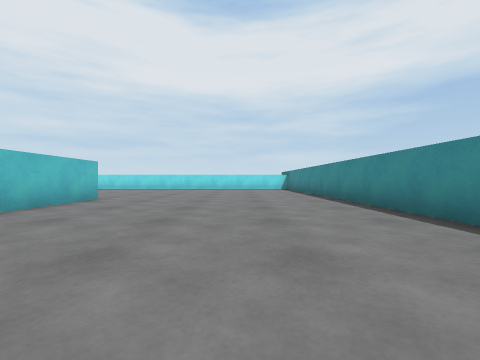
[1] (above)

24 first-person views from a walk through a 3-D level made in the Unity game engine. The camera is 0.51 m above the floor, looks level and sees 90° across. The floor is counted in squares, 1 m on a side. Each view is taken from the middle of a square. On the plan, view 1 faces up. The plan holds only what a view shows up to about 9 squares ahead; the rest is blank. The place goes on beyond the plan.

[2]
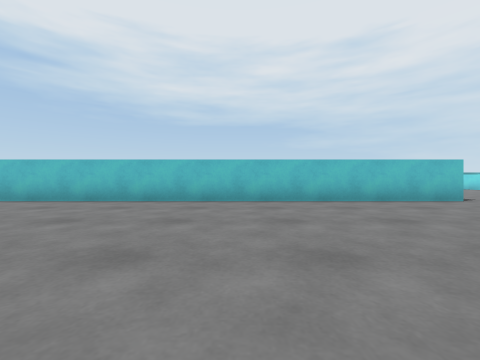

[3]
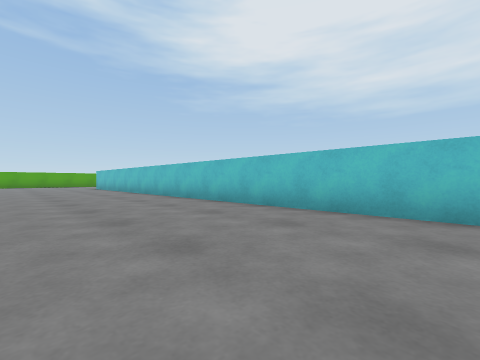

[4]
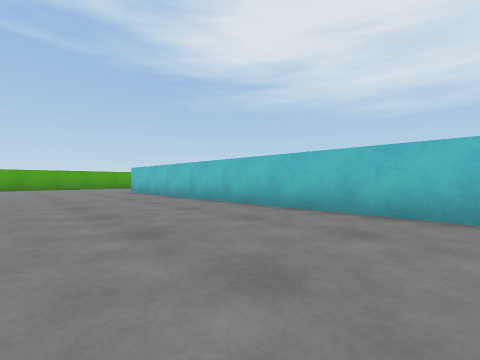

[5]
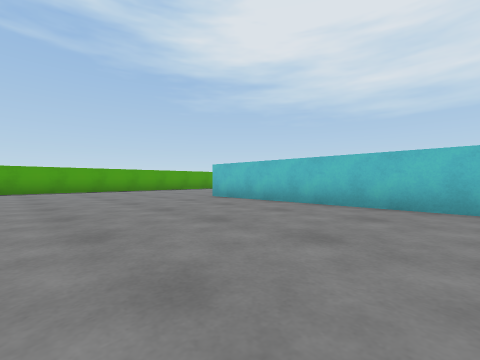

[6]
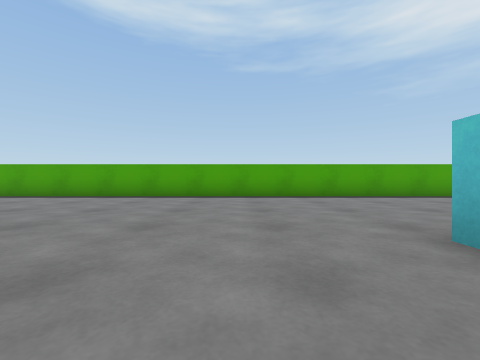

[7]
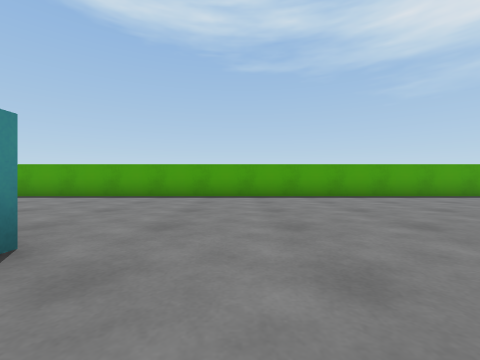

[8]
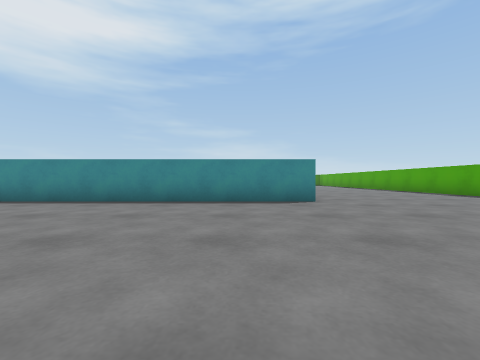

[9]
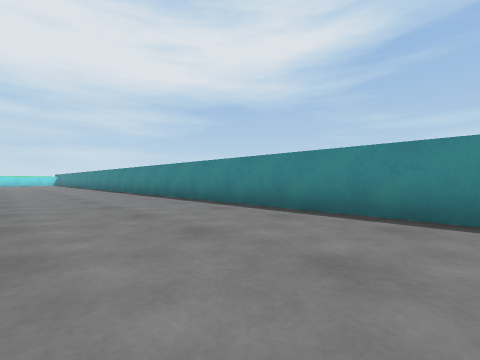

[10]
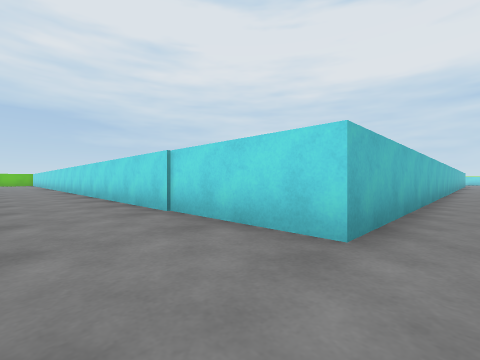

[11]
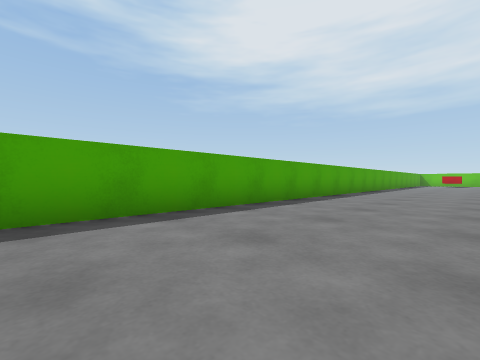

[12]
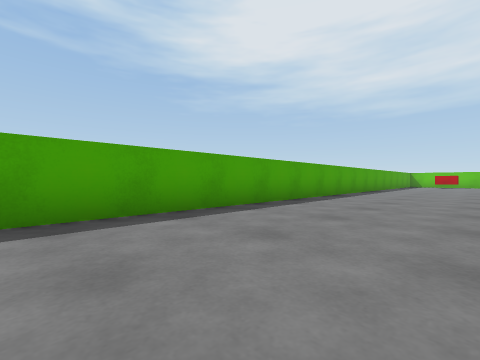

[13]
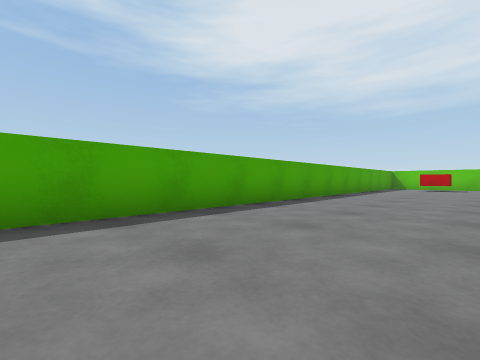

[14]
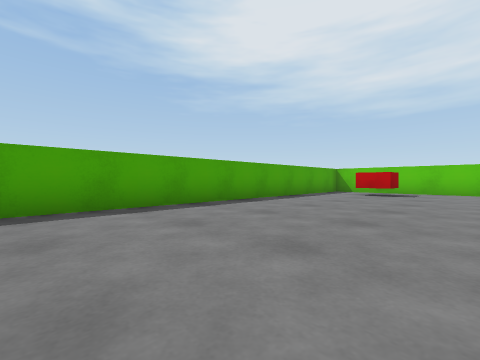

[15]
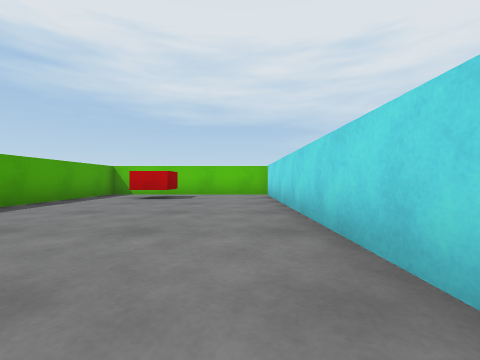

[16]
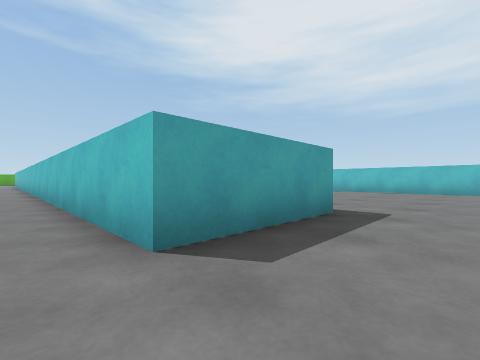

[17]
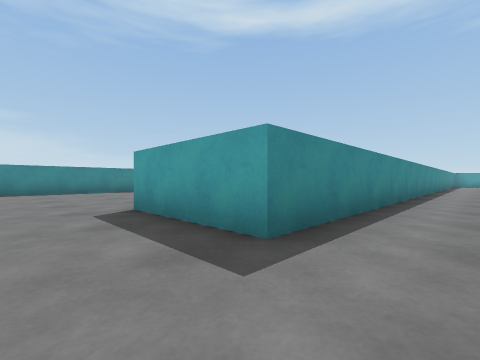

[18]
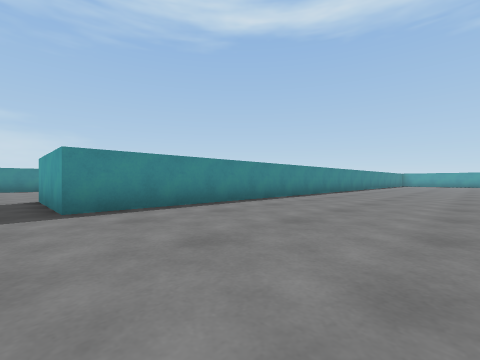

[19]
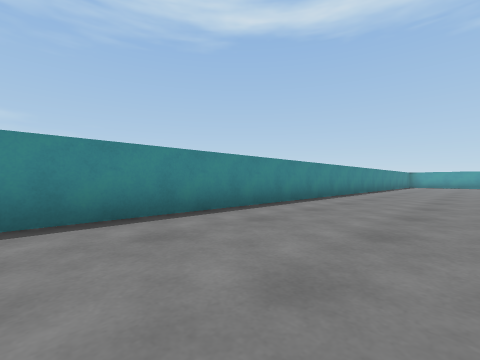

[20]
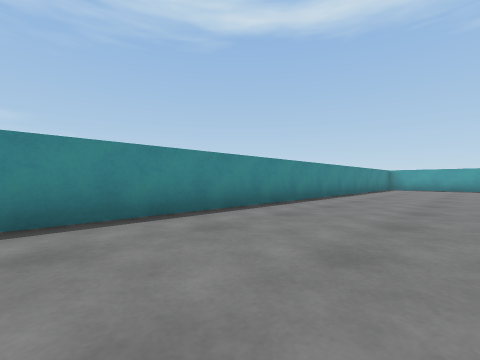

[21]
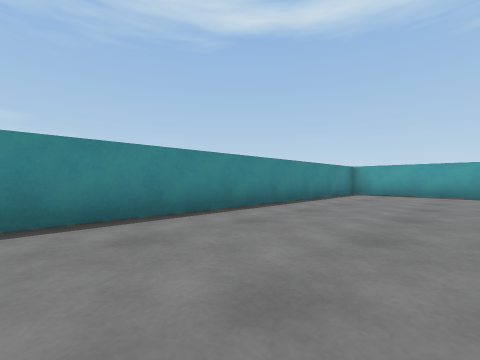

[22]
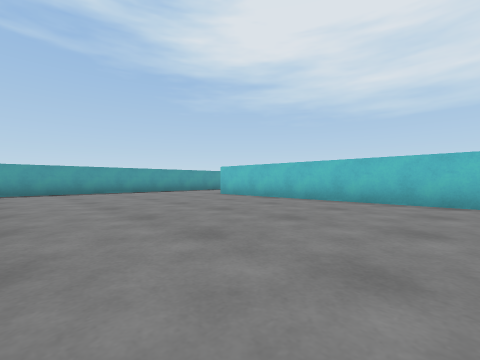

[23]
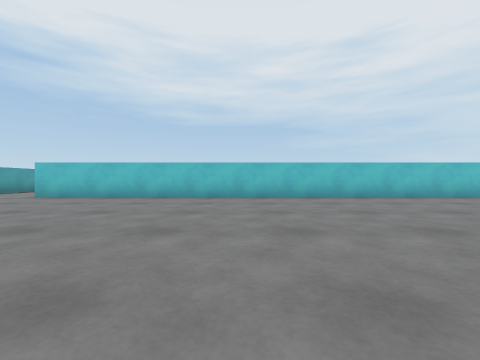

[24]
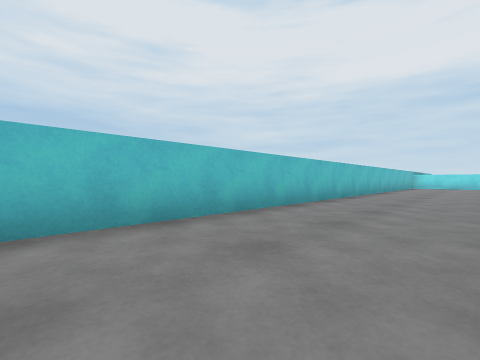

### Floor plan
Points are (right, up) in squares from view 1. A wall is a line through its corners. A room is listed if a view was taken in it or the views show most of it. See-through windows are left out.
Room 1 (views 1, 2, 3, 4, 5, 6, 7, 8, 9, 10, 11, 12, 13, 14, 15)
walls: (2.7, -15.9) (2.7, -3.9); (2.7, 2.6) (2.7, 8.5); (-3.8, 6.4) (-3.8, -16.1) (-13.8, -16.1); (-21.9, -16.1) (-29, -16.1); (-29.5, -16) (-29.5, -21.5) (8, -21.5)
ways out: opening at (-3.5, 7.5) to room 2
objects: red block (-28, -20) to (-28, -19)
Room 2 (views 16, 17, 18, 19, 20, 21, 22, 23, 24)
walls: (-10.6, -15.2) (-6.7, -15.2) (-6.7, 6.4) (-3.8, 6.4); (-13.8, 8) (-13.8, -11.9)
ways out: opening at (-3.5, 7.5) to room 1

Positions as (right, up) in squares from view 1, and headings:
1: (0, 0), facing up
2: (2, 1), facing left
3: (0, -1), facing down-left
4: (0, -6), facing down-left
5: (1, -10), facing down-left
6: (-2, -14), facing down
7: (1, -14), facing down
8: (-3, -14), facing right
9: (-1, -13), facing up-right
10: (-3, -18), facing up-left
11: (-5, -18), facing down-left
12: (-9, -18), facing down-left
13: (-14, -18), facing down-left
14: (-19, -17), facing down-left
15: (-21, -17), facing left
16: (-3, 8), facing down-left
17: (-8, 8), facing down-right
18: (-11, 7), facing down-right
19: (-10, 4), facing down-right
20: (-10, -1), facing down-right
21: (-10, -6), facing down-right
22: (-8, -5), facing down-left
23: (-7, -6), facing left
24: (-11, -4), facing up-left
